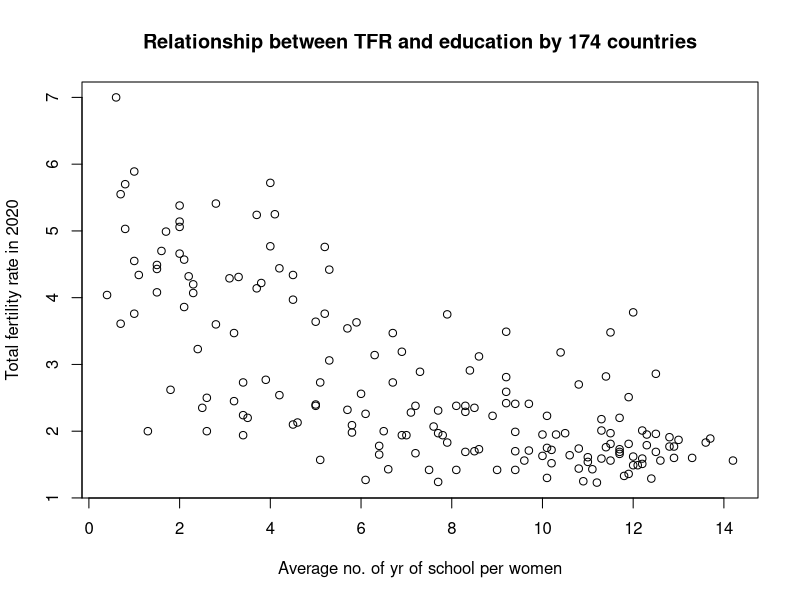
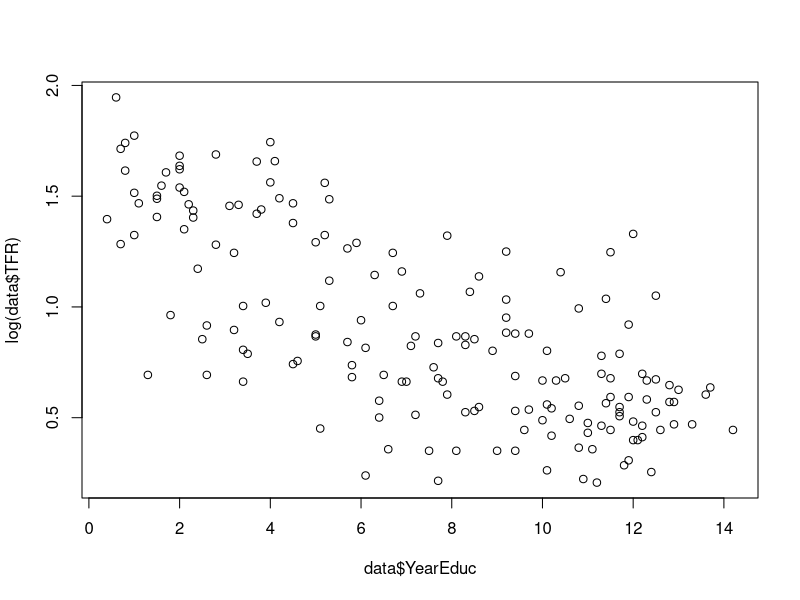
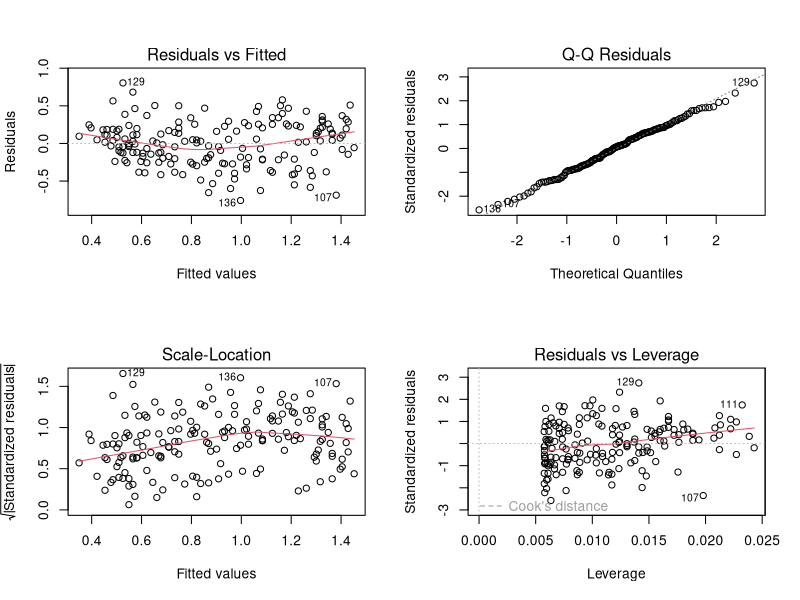

Recreate these plots in R, in order.
# Lecture script Day 7

setwd()

library(readr)
data.tfr <- read_csv("TFR_2020World.csv")
data.edu <- read_csv("Education_2009World.csv")

merge(data.tfr, data.edu, all=T)

data <- merge(data.edu, data.tfr)

head(data)
tail(data)

class(data)

class(data$YearEduc)
class(data$TFR)

summary(data)

plot(data$YearEduc, data$TFR,
     xlab="Average no. of yr of school per women",
     ylab="Total fertility rate in 2020",
     main="Relationship between TFR and education by 174 countries")

cor(data$YearEduc, data$TFR)

plot(data$YearEduc, log(data$TFR))

cor(data$YearEduc, log(data$TFR))

model1 <- lm(log(TFR) ~ YearEduc, data = data)

summary(model1)

par(mfrow=c(2,2))
plot(model1)
